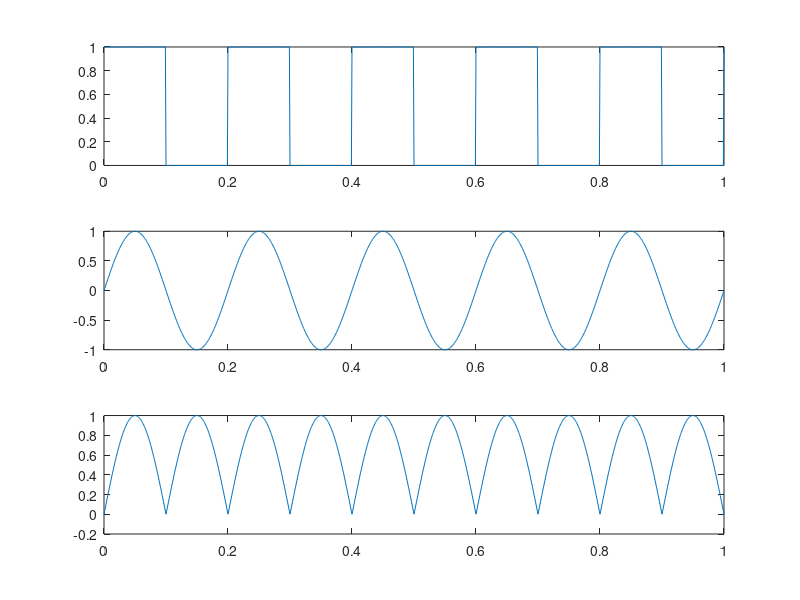

Reproduce this figure in MATLAB.
clc;
clear all;
close all;
fc=input("Enter the Frequency of Carrier Signal :");
fm=input("Enter the Frequency of Message Signal :");
t=0:0.001:1;
m=(square(2*pi*fm*t)+1)/2;
c=sin(2*pi*fc*t);
for i=0:1000
    if(m(i+1)==1)
        s(i+1)=c(i+1);
    else
        s(i+1)=-c(i+1);
    end
end
subplot(3,1,1);
plot(t,m);
subplot(3,1,2);
plot(t,c);
subplot(3,1,3);
plot(t,s);
